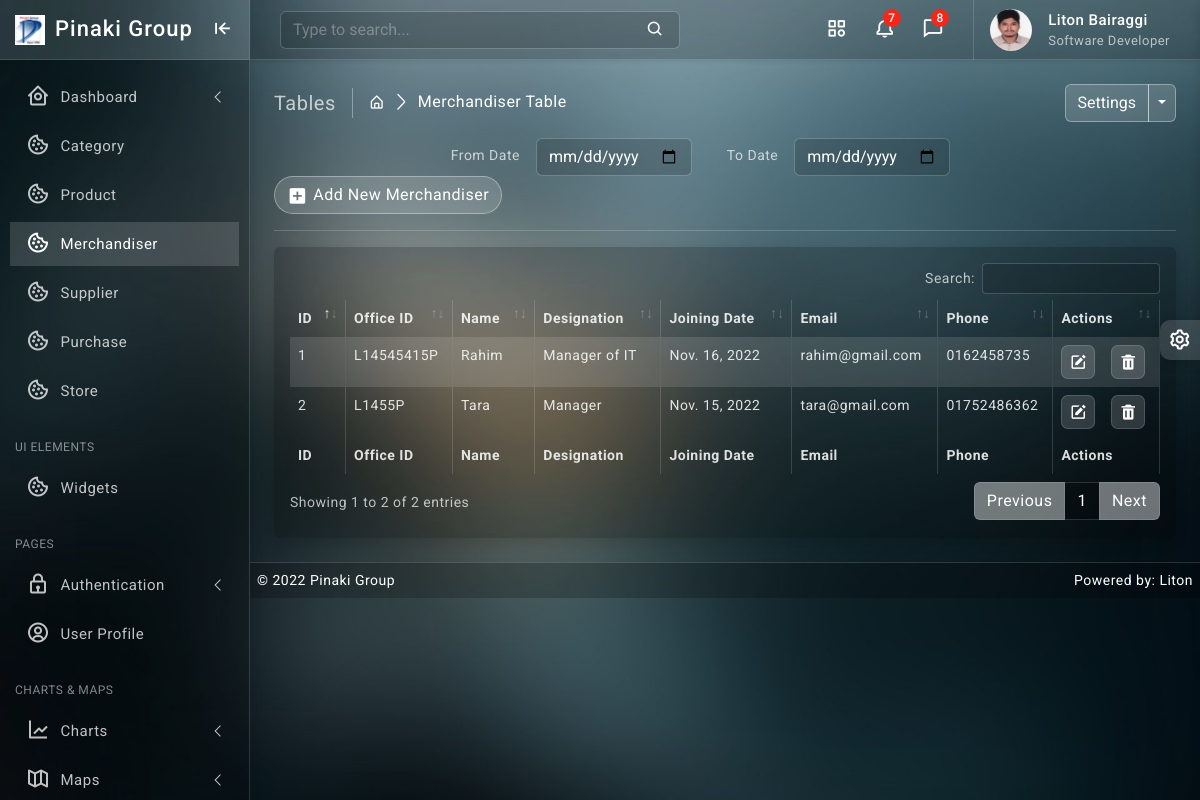
The page /merchandiser/ (signed in) on the database as committed earlier.
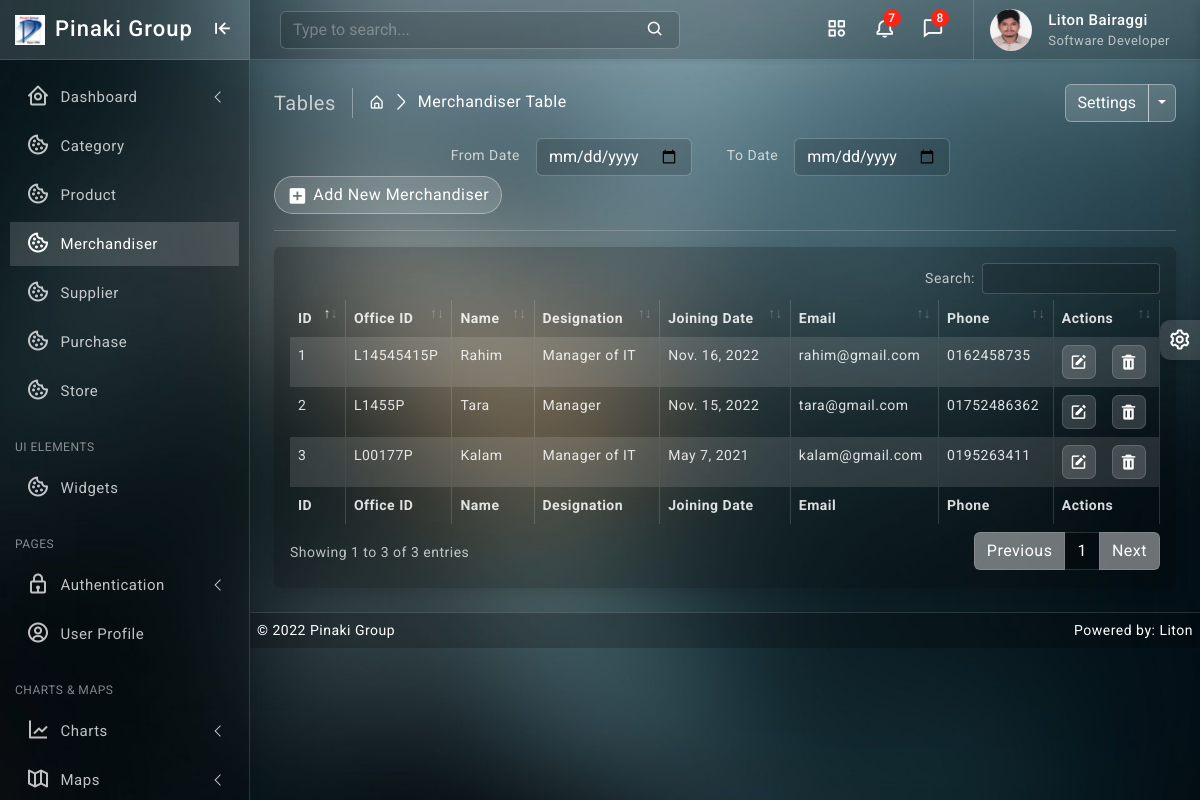
The same page on the database as committed later.
### merchandiser/models.py (models this page shows, shortened)
class Merchandiser(models.Model):
    office_id = models.CharField(max_length=64, null=True, blank=True, unique=True)
    name = models.CharField(max_length=64, null=True, blank=True)
    designation = models.CharField(max_length=64, null=True, blank=True)
    joining_date = models.DateField(default= now)
    email = models.EmailField(max_length=64, blank=True, unique=True)
    phone = models.CharField(max_length=16, null=True, blank=True, unique=True)
    access_area = models.CharField(max_length=64, blank=True)
    updated_at = models.DateTimeField(auto_now=True)

### merchandiser/views.py (the view)
# urls.py: path('', views.merchandiser_read, name='merchandiser_read'),
@login_required
def merchandiser_read(request):
    merchandiser_data = Merchandiser.objects.all().order_by('-id')
    context = {
        'merchandiser_data': merchandiser_data
    }
    return render(request, 'merchandiser/read.html', context)

### templates/merchandiser/read.html (shortened to what this page needs)
{% extends 'base/base.html' %}
{% block body %}
{% load static %}
		<div class="page-wrapper">
			<div class="page-content">
				<div class="page-breadcrumb d-none d-sm-flex align-items-center mb-3">
					<div class="breadcrumb-title pe-3">Tables</div>
					<div class="ps-3">
						<nav aria-label="breadcrumb">
							<ol class="breadcrumb mb-0 p-0">
								<li class="breadcrumb-item"><a href="javascript:;"><i class="bx bx-home-alt"></i></a>
								</li>
								<li class="breadcrumb-item active" aria-current="page">Merchandiser Table</li>
							</ol>
						</nav>
					</div>
					<div class="ms-auto">
						<div class="btn-group">
							<button type="button" class="btn btn-light">Settings</button>
							<button type="button" class="btn btn-light dropdown-toggle dropdown-toggle-split" data-bs-toggle="dropdown">	<span class="visually-hidden">Toggle Dropdown</span>
							</button>
						</div>
					</div>
				</div>
                <div class="col-md-9">
					<form class="float-md-end">
						<div class="row row-cols-md-auto g-lg-3">
							<label for="inputFromDate" class="col-md-2 col-form-label text-md-end">From Date</label>
							<div class="col-md-4">
								<input type="date" class="form-control" id="inputFromDate">
							</div>
							<label for="inputToDate" class="col-md-2 col-form-label text-md-end">To Date</label>
							<div class="col-md-4">
								<input type="date" class="form-control" id="inputToDate">
							</div>
						</div>
					</form>
				</div>
                <div class="ms-auto"><a href="/merchandiser/create/" class="btn btn-light radius-30 mt-2 mt-lg-0"><i class="bx bxs-plus-square"></i>Add New Merchandiser</a></div>
				<hr/>
				<div class="card">
					<div class="card-body">
						<div class="table-responsive">
							<table id="example2" class="table table-striped table-bordered">
								<thead>
									<tr>
										<th>ID</th>
										<th>Office ID</th>
										<th>Name</th>
										<th>Designation</th>
										<th>Joining Date</th>
										<th>Email</th>
										<th>Phone</th>
										<th>Actions</th>
									</tr>
								</thead>
								<tbody>
									{% for data in merchandiser_data %}
									<tr>
                                        <td>{{ data.id }}</td>
                                        <td>{{ data.office_id }}</td>
                                        <td>{{ data.name }}</td>
                                        <td>{{ data.designation }}</td>
										<td>{{ data.joining_date }}</td>
										<td>{{ data.email }}</td>
										<td>{{ data.phone }}</td>
									   <td class="center">
										<div class="d-flex order-actions">
											<a class="" href="{% url 'merchandiser_update' data.id %}">
												<i class='bx bxs-edit'></i>
											</a>
											<a class="ms-3" href="{% url 'merchandiser_delete' data.id %}" onclick="return confirm('Are you sure?');">
												<i class='bx bxs-trash'></i>
											</a>
										</div>
									   </td>
									</tr>
								 {% endfor %}
								</tbody>
								<tfoot>
									<tr>
										<th>ID</th>
										<th>Office ID</th>
										<th>Name</th>
										<th>Designation</th>
										<th>Joining Date</th>
										<th>Email</th>
										<th>Phone</th>
										<th>Actions</th>
									</tr>
								</tfoot>
							</table>
						</div>
					</div>
				</div>
			</div>
		</div>
{% endblock body %}

Rows that differ between the two databases and show on the page:
added Merchandiser: id "3", office_id "L00177P", name "Kalam", designation "Manager of IT", joining_date "May 7, 2021", email "kalam@gmail.com", phone "0195263411"
Other text that changed with them:
text written by a page script: "Search: Showing 1 to 2 of 2 entries Previous 1 Next" → "Search: Showing 1 to 3 of 3 entries Previous 1 Next"
